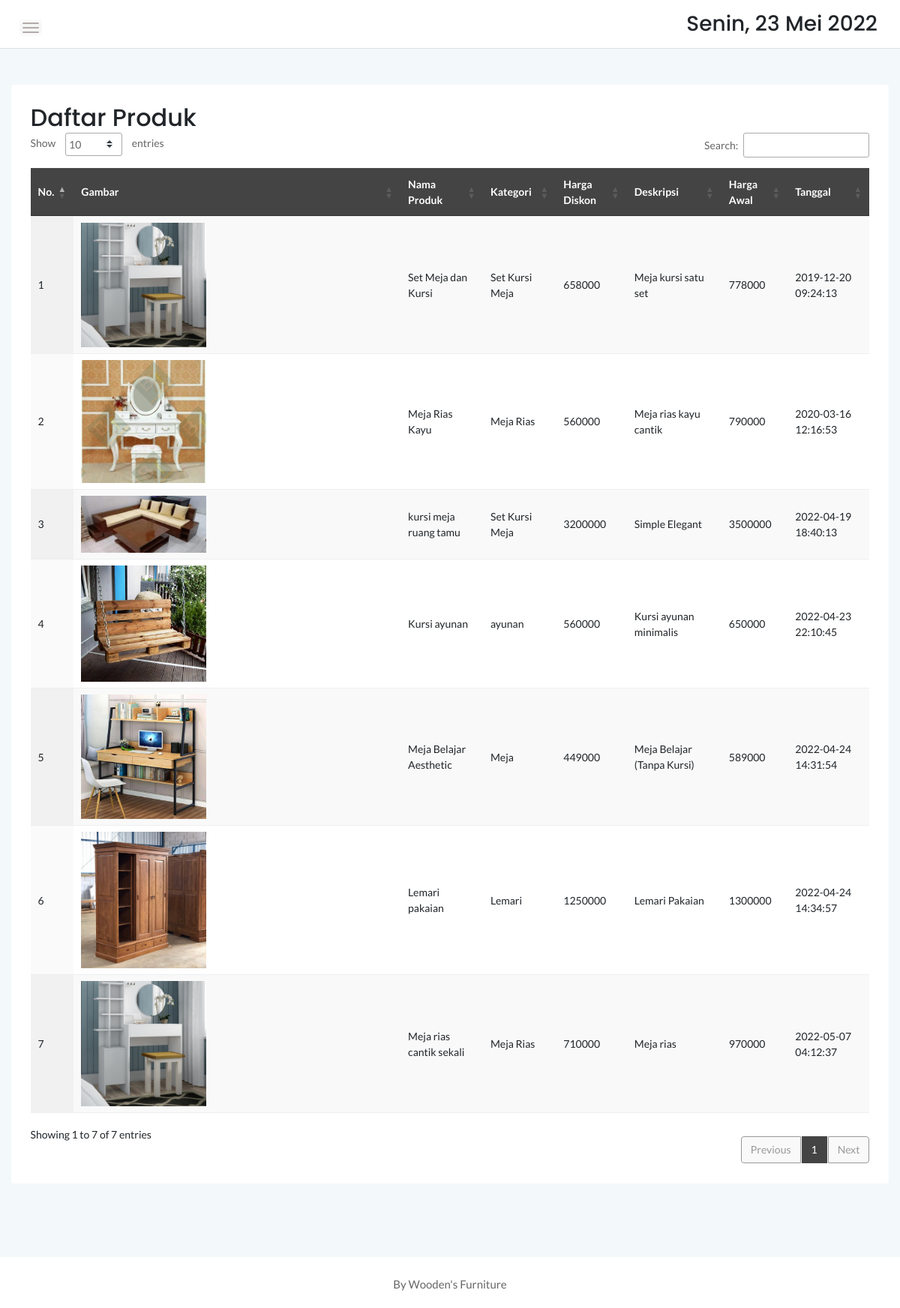
The app's page /pemilik/produk.php with its own data.
### tables this page shows
CREATE TABLE `produk` (
  `idproduk` int(11) NOT NULL,
  `idkategori` int(11) NOT NULL,
  `namaproduk` varchar(30) NOT NULL,
  `gambar` varchar(100) NOT NULL,
  `deskripsi` varchar(200) NOT NULL,
  `rate` int(11) NOT NULL,
  `hargabefore` int(11) NOT NULL,
  `hargaafter` int(11) NOT NULL,
  `tgldibuat` timestamp NOT NULL DEFAULT current_timestamp()
);

CREATE TABLE `kategori` (
  `idkategori` int(11) NOT NULL,
  `namakategori` varchar(20) NOT NULL,
  `tgldibuat` timestamp NOT NULL DEFAULT current_timestamp()
);

### pemilik/produk.php (the view, shortened to what this page needs)
<?php
	include '../dbconnect.php';
	?>
<!doctype html>
<html class="no-js" lang="en">
<head>
    <link rel="stylesheet" href="assets/css/bootstrap.min.css">
    <link rel="stylesheet" href="assets/css/font-awesome.min.css">
    <link rel="stylesheet" href="assets/css/themify-icons.css">
    <link rel="stylesheet" href="assets/css/metisMenu.css">
    <link rel="stylesheet" href="assets/css/owl.carousel.min.css">
    <link rel="stylesheet" href="assets/css/slicknav.min.css">
    <link rel="stylesheet" href="https://www.amcharts.com/lib/3/plugins/export/export.css" type="text/css" media="all" />
	<link rel="stylesheet" type="text/css" href="https://cdn.datatables.net/1.10.20/css/jquery.dataTables.min.css">
    <link rel="stylesheet" type="text/css" href="https://cdn.datatables.net/1.10.20/css/jquery.dataTables.css">
    <link rel="stylesheet" type="text/css" href="https://cdn.datatables.net/1.10.20/css/dataTables.bootstrap4.min.css">
    <link rel="stylesheet" type="text/css" href="https://cdn.datatables.net/responsive/2.2.3/css/responsive.bootstrap.min.css">
    <link rel="stylesheet" type="text/css" href="https://cdn.datatables.net/responsive/2.2.3/css/responsive.jqueryui.min.css">
	<link rel="stylesheet" type="text/css" href="https://cdn.datatables.net/buttons/1.5.2/css/buttons.dataTables.min.css">
	<link rel="stylesheet" href="https://cdn.jsdelivr.net/npm/bootstrap-icons@1.8.1/font/bootstrap-icons.css">
    <link rel="stylesheet" href="assets/css/typography.css">
    <link rel="stylesheet" href="assets/css/default-css.css">
    <link rel="stylesheet" href="assets/css/styles.css">
    <link rel="stylesheet" href="assets/css/responsive.css">
</head>
<body>
    <div class="page-container">
        <div class="main-content">
            <div class="header-area">
                <div class="row align-items-center">
                    <div class="col-md-6 col-sm-8 clearfix">
                        <div class="nav-btn pull-left">
                            <span></span>
                            <span></span>
                            <span></span>
                        </div>
                    </div>
                    <div class="col-md-6 col-sm-4 clearfix">
                        <ul class="notification-area pull-right">
                            <li><h3><div class="date">
						</b></div></h3>
						</li>
                        </ul>
                    </div>
                </div>
            </div>
            <div class="main-content-inner">
                <div class="row mt-5 mb-5">
                    <div class="col-12">
                        <div class="card">
                            <div class="card-body">
                                <div class="d-sm-flex justify-content-between align-items-center">
									<h2>Daftar Produk</h2>
                                </div>
                                    <div class="data-tables datatable-dark">
										 <table id="dataTable3" class="display" style="width:100%"><thead class="thead-dark">
											<tr>
												<th>No.</th>
												<th>Gambar</th>
												<th>Nama Produk</th>
												<th>Kategori</th>
												<th>Harga Diskon</th>
												<th>Deskripsi</th>
												<th>Harga Awal</th>
												<th>Tanggal</th>
											</tr></thead><tbody>
											<?php
											$brgs=mysqli_query($conn,"SELECT * from kategori k, produk p where k.idkategori=p.idkategori order by idproduk ASC");
											$no=1;
											while($p=mysqli_fetch_array($brgs)){
												?>
												<tr>
													<td><?php echo $no++ ?></td>
													<td><img src="../<?php echo $p['gambar'] ?>" width="40%"\></td>
													<td><?php echo $p['namaproduk'] ?></td>
													<td><?php echo $p['namakategori'] ?></td>
													<td><?php echo $p['hargaafter'] ?></td>
													<td><?php echo $p['deskripsi'] ?></td>
													<td><?php echo $p['hargabefore'] ?></td>
													<td><?php echo $p['tgldibuat'] ?></td>
												</tr>
												<?php
											}
											?>
										</tbody>
										</table>
                                    </div>
								 </div>
                            </div>
                        </div>
                    </div>
                </div>
            </div>
        </div>
        <footer>
            <div class="footer-area">
                <p>By Wooden's Furniture</p>
            </div>
        </footer>
</body>
</html>

### pemilik/assets/css/styles.css (style rules this page uses)
.page-container { width: 100%; height: 100%; min-height: 100vh; padding-left: 280px; -webkit-transition: padding-left 0.3s ease 0s; transition: padding-left 0.3s ease 0s; }
.card { border: none; border-radius: 4px; background-color: #fff; -webkit-transition: all 0.3s ease 0s; transition: all 0.3s ease 0s; }
.card-body { padding: 25.6px; padding: 1.6rem; }
.main-content { width: 100%; background: #F3F8FB; }
.main-content-inner { padding: 0 30px 50px; }
.header-area { padding: 15px 30px; background: #fff; border-bottom: 1px solid #d8e3e7; }
.nav-btn { margin-right: 30px; margin-top: 10px; cursor: pointer; }
.nav-btn span { display: block; width: 22px; height: 2px; background: #b3aaaa; margin: 4px 0; border-radius: 15px; -webkit-transition: all 0.3s ease 0s; transition: all 0.3s ease 0s; box-shadow: 0 0 0 4px rgba(99, 96, 96, 0.03); }
.notification-area { -webkit-user-select: none; -moz-user-select: none; -ms-user-select: none; user-select: none; position: relative; z-index: 1; }
.notification-area li { display: inline-block; margin-left: 20px; cursor: pointer; -webkit-user-select: none; -moz-user-select: none; -ms-user-select: none; user-select: none; }
.footer-area { text-align: center; padding: 23px 0 19px; background: #fff; }
.footer-area p { color: #676666; margin-bottom: 0; }
table tr th { border-bottom: none; }
table tr th, table tr td { border-top: 1px solid rgba(120, 130, 140, 0.13) !important; }
table.dataTable.no-footer { border-bottom: 1px solid rgba(120, 130, 140, 0.13) !important; }
table.dataTable thead th, table.dataTable thead td { border-bottom-color: transparent; }
.datatable-dark thead { background: #444; color: #fff; }

### pemilik/assets/css/responsive.css (style rules this page uses)
@media (min-width: 1200px) and (max-width: 1364px) { .main-content-inner { padding: 0 15px 50px; } }
@media (min-width: 1200px) and (max-width: 1364px) { .page-container, .sbar_collapsed.page-container { padding-left: 0; } }

### records on screen
produk: gambar (picture), namaproduk "Set Meja dan Kursi", idkategori.namakategori "Set Kursi Meja", hargaafter "658000", deskripsi "Meja kursi satu set", hargabefore "778000", tgldibuat "2019-12-20 09:24:13"
produk: gambar (picture), namaproduk "Meja Rias Kayu", idkategori.namakategori "Meja Rias", hargaafter "560000", deskripsi "Meja rias kayu cantik", hargabefore "790000", tgldibuat "2020-03-16 12:16:53"
produk: gambar (picture), namaproduk "kursi meja ruang tamu", idkategori.namakategori "Set Kursi Meja", hargaafter "3200000", deskripsi "Simple Elegant", hargabefore "3500000", tgldibuat "2022-04-19 18:40:13"
produk: gambar (picture), namaproduk "Kursi ayunan", idkategori.namakategori "ayunan", hargaafter "560000", deskripsi "Kursi ayunan minimalis", hargabefore "650000", tgldibuat "2022-04-23 22:10:45"
produk: gambar (picture), namaproduk "Meja Belajar Aesthetic", idkategori.namakategori "Meja", hargaafter "449000", deskripsi "Meja Belajar (Tanpa Kursi)", hargabefore "589000", tgldibuat "2022-04-24 14:31:54"
produk: gambar (picture), namaproduk "Lemari pakaian", idkategori.namakategori "Lemari", hargaafter "1250000", deskripsi "Lemari Pakaian", hargabefore "1300000", tgldibuat "2022-04-24 14:34:57"
produk: gambar (picture), namaproduk "Meja rias cantik sekali", idkategori.namakategori "Meja Rias", hargaafter "710000", deskripsi "Meja rias", hargabefore "970000", tgldibuat "2022-05-07 04:12:37"
